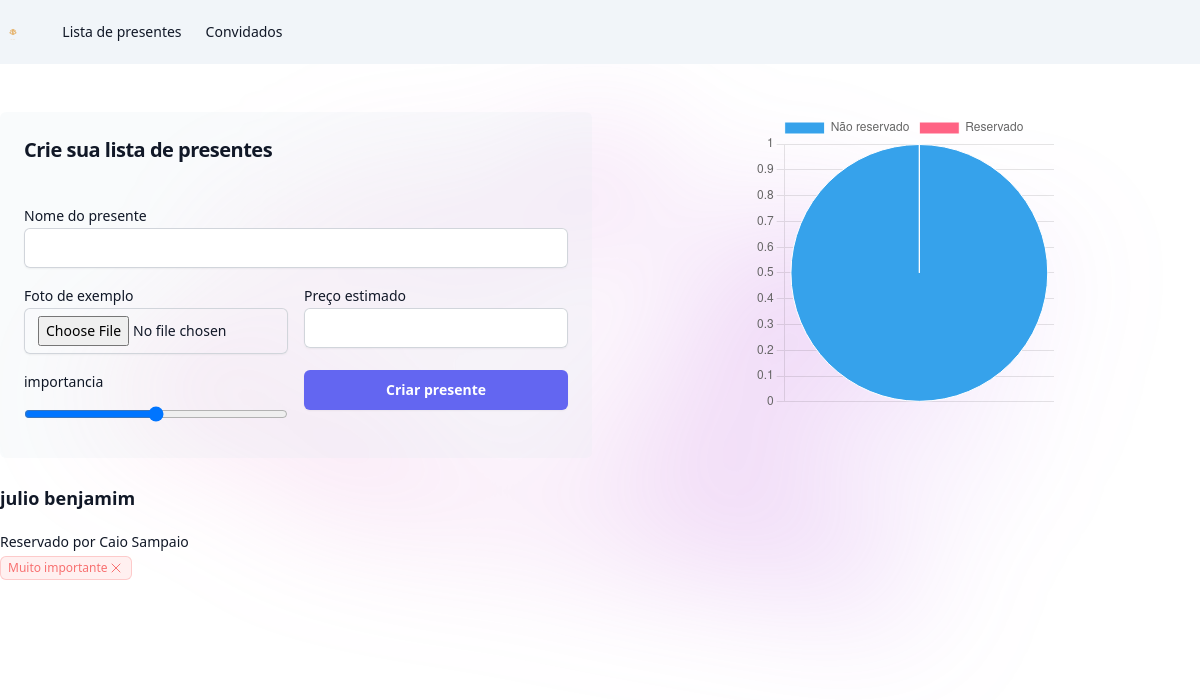
Before: /homens/ with the older database file.
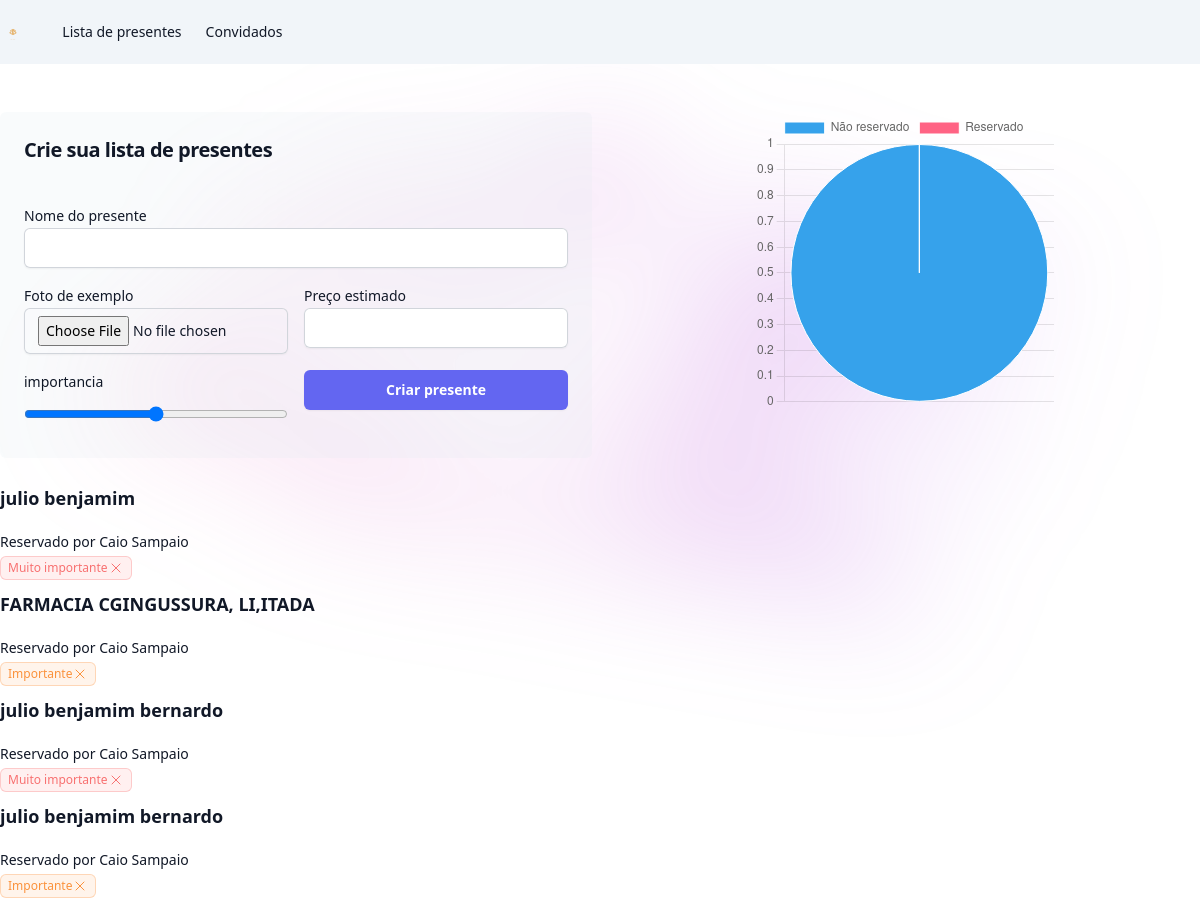
After: the same page with the newer database file.
### homens/models.py (models this page shows, shortened)
class Presentes(models.Model):
    nome_presente = models.CharField(max_length=100)
    foto = models.ImageField(upload_to='presentes')  # O diretório onde as imagens serão armazenadas
    preco = models.DecimalField(max_digits=6, decimal_places=2)
    importancia = models.IntegerField()
    reservado = models.BooleanField(default=False)
    reservado_por = models.ForeignKey(
        Convidados, null=True, blank=True, on_delete=models.DO_NOTHING,
        related_name="presentes_reservados"
    )

### homens/views.py (the view, shortened to what this page needs)
# urls.py: path('', views.home, name = 'home'),
def home(request):
    if request.method == "GET":
        nao_reservado = Presentes.objects.filter(reservado=False).count()
        reservado = Presentes.objects.filter(reservado=True).count()
        data = [nao_reservado, reservado]
        presentes = Presentes.objects.all()
        return render(request, 'home.html', {'presentes': presentes, 'data': data})

### homens/templates/home.html (shortened to what this page needs)
{% extends "base.html" %}
{% block 'body' %}
{% include 'partials/navbar.html' %}
    <div class="max-w-7xl mx-auto mt-12">
        <div class="grid grid-cols-2 gap-4">
            <div class="bg-slate-200/20 p-6 rounded-md">
                <h2 class="text-balance text-xl font-semibold tracking-tight text-gray-900">Crie sua lista de presentes</h2>
                <br>
                <form action="{% url 'home' %}" method="POST">
                  <label class="mt-4 block text-sm leading-6 text-gray-900">Nome do presente</label>
                  <input type="text" name="nome_presente" class="block w-full rounded-md border-0 px-3.5 py-2 text-gray-900 shadow-sm ring-1 ring-inset ring-gray-300 placeholder:text-gray-400 focus:ring-2 focus:ring-inset focus:ring-indigo-600 sm:text-sm sm:leading-6">
                  <div class="flex space-x-4">
                      <div class="w-full">
                          <label class="mt-4 block text-sm leading-6 text-gray-900">Foto de exemplo</label>
                          <input type="file" name="foto" class="block w-full rounded-md border-0 px-3.5 py-2 text-gray-900 shadow-sm ring-1 ring-inset ring-gray-300 placeholder:text-gray-400 focus:ring-2 focus:ring-inset focus:ring-indigo-600 sm:text-sm sm:leading-6">
                      </div>
                      <div class="w-full">
                          <label class="mt-4 block text-sm leading-6 text-gray-900">Preço estimado</label>
                          <input type="number" name="preco" class="block w-full rounded-md border-0 px-3.5 py-2 text-gray-900 shadow-sm ring-1 ring-inset ring-gray-300 placeholder:text-gray-400 focus:ring-2 focus:ring-inset focus:ring-indigo-600 sm:text-sm sm:leading-6">
                      </div>
                  </div>
                  <div class="flex space-x-4">
                      <div class="w-full">
                          <label class="mt-4 block text-sm leading-6 text-gray-900">importancia</label>
                          <input type="range" min='1' max="5" name="importancia" class="block w-full py-3 text-gray-900">
                      </div>
                      <div class="w-full">
                        <input type="submit" class="rounded-md w-full mt-4 bg-indigo-500 px-3.5 py-2.5 text-sm font-semibold text-white shadow-sm hover:bg-indigo-400 focus-visible:outline focus-visible:outline-2 focus-visible:outline-offset-2 focus-visible:outline-indigo-400" value="Criar presente">
                    </div>
                  </div>
                </form>
            </div>
            <div class="mx-auto">
                <canvas id="myChart" class=""></canvas>
            </div>
        </div>
        <div class="grid grid-cols-5 mt-4 gap-4">
          {% for presente in presentes %}
          <div>
              <h3 class="mt-2 text-lg font-semibold leading-8 text-gray-900">{{presente.nome_presente}}</h3>
              <p class="mt-4 block text-sm leading-6 text-gray-900">Reservado por Caio Sampaio</p>
              {% if presente.importancia <= 2 %}
              <span class="inline-flex items-center rounded-md bg-green-400/10 px-2 py-1 text-xs font-medium text-green-400 ring-1 ring-inset ring-green-400/30">Pouco importante <svg xmlns="http://www.w3.org/2000/svg" fill="none" viewBox="0 0 24 24" stroke-width="1.5" stroke="currentColor" class="size-4 text-green-400">
                  <path stroke-linecap="round" stroke-linejoin="round" d="M6 18 18 6M6 6l12 12" />
                  </svg>
              </span>
              {% elif presente.importancia < 4 %}
              <span class="inline-flex items-center rounded-md bg-orange-400/10 px-2 py-1 text-xs font-medium text-orange-400 ring-1 ring-inset ring-orange-400/30">Importante <svg xmlns="http://www.w3.org/2000/svg" fill="none" viewBox="0 0 24 24" stroke-width="1.5" stroke="currentColor" class="size-4 text-orange-400">
                  <path stroke-linecap="round" stroke-linejoin="round" d="M6 18 18 6M6 6l12 12" />
                  </svg>
              </span>
              {% else %}
              <span class="inline-flex items-center rounded-md bg-red-400/10 px-2 py-1 text-xs font-medium text-red-400 ring-1 ring-inset ring-red-400/30">Muito importante <svg xmlns="http://www.w3.org/2000/svg" fill="none" viewBox="0 0 24 24" stroke-width="1.5" stroke="currentColor" class="size-4 text-red-400">
                  <path stroke-linecap="round" stroke-linejoin="round" d="M6 18 18 6M6 6l12 12" />
                  </svg>
              </span>
              {% endif %}
          </div>
            </div>
            {%endfor%}
<script>
    const ctx = document.getElementById('myChart');
    new Chart(ctx, {
      type: 'pie',
      data: {
        labels: ['Não reservado', 'Reservado'],
        datasets: [{
          label: 'Presentes',
          data: {{data}},
          borderWidth: 1
        }]
      },
      options: {
        scales: {
          y: {
            beginAtZero: true
          }
        }
      }
    });
  </script>
        </div>
{% endblock %}

### templates/base.html (shortened to what this page needs)
<!DOCTYPE html>
<html lang="en">
<head>
    <script src="https://cdn.tailwindcss.com"></script>
</head>
<body>
    {% block 'body' %} {% endblock %}
    <div class="absolute inset-x-0 top-10 -z-10 flex transform-gpu justify-center overflow-hidden blur-3xl"
                 aria-hidden="true">
        <div class="aspect-[1108/632] w-[69.25rem] flex-none bg-gradient-to-r from-pink-400 to-purple-600 opacity-20"
            style="clip-path: polygon(43% 17%, 38% 52%, 84% 75%, 68% 21%, 41% 80%, 94% 35%, 17% 29%, 23% 73%, 92% 54%, 62% 83%, 29% 14%, 33% 74%, 3% 57%, 53% 12%, 64% 57%, 81% 92%, 19% 73%);">
        </div>
    </div>
</body>
</html>

### templates/partials/navbar.html
{% load static %}
<nav class="bg-slate-100">
    <div class="mx-auto max-w-7xl">
      <div class="relative flex h-16 items-center justify-between">
        <div class="flex flex-1 items-center justify-center sm:items-stretch sm:justify-start">
          <div class="flex flex-shrink-0 items-center">
            <img class="h-8 w-auto rounded-md" src="{% static 'homens/img/logotipo jb copiar.png' %}" alt="Logotipo">
        </div>
          <div class="hidden sm:ml-6 sm:block">
            <div class="flex">
              <a href="{% url 'home' %}" class="rounded-md px-3 py-2 text-sm font-medium text-gray-900 hover:bg-gray-700 hover:text-white">Lista de presentes</a>
              <a href="{% url 'lista_convidados' %}" class="rounded-md px-3 py-2 text-sm font-medium text-gray-900 hover:bg-gray-700 hover:text-white">Convidados</a>
            </div>
          </div>
        </div>
      </div>
    </div>
  </nav>

Changed rows visible on the page:
added Presentes: nome_presente "FARMACIA CGINGUSSURA, LI,ITADA", importancia "Importante"
added Presentes: nome_presente "julio benjamim bernardo", importancia "Muito importante"
added Presentes: nome_presente "julio benjamim bernardo", importancia "Importante"
